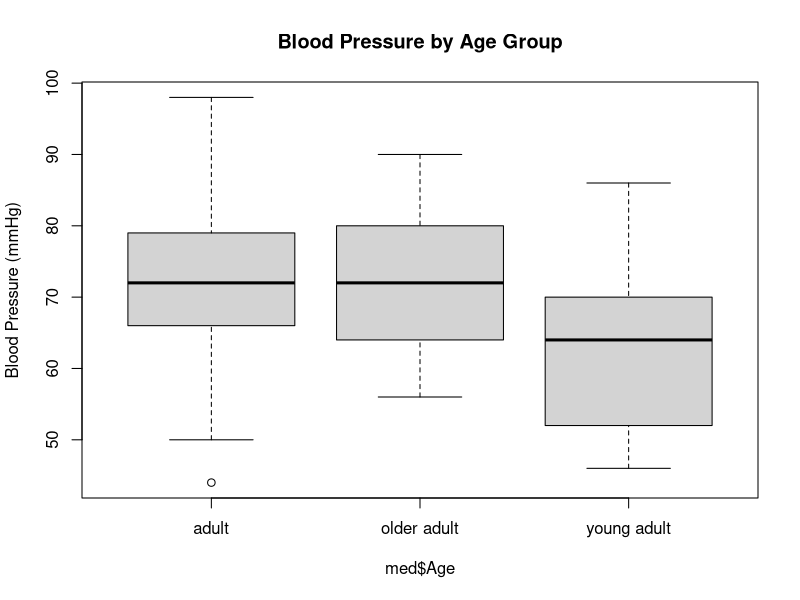
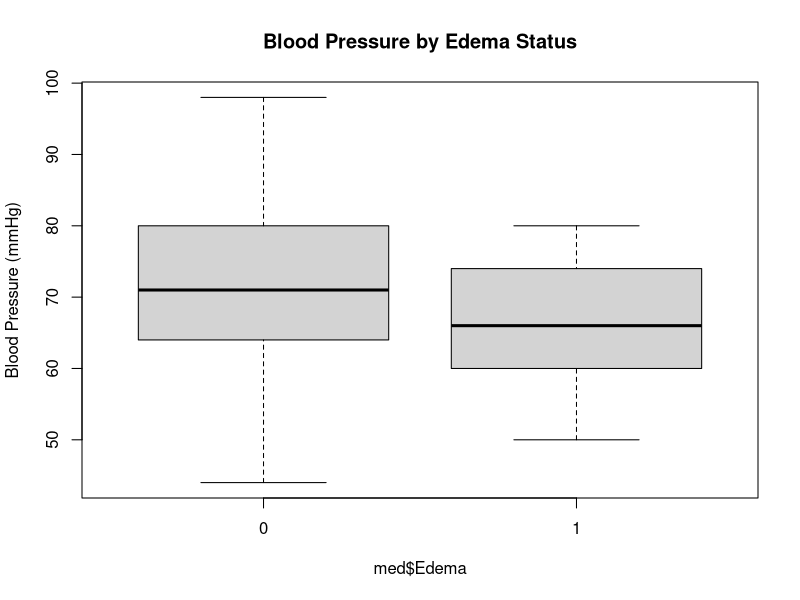

Write R code to recreate these figures, in order.
#Import dataset (code below only works if file is in working directory)
med <- read.csv('MedicalData.csv')

#Confirm normality assumption
boxplot(med$BP~med$Age,main='Blood Pressure by Age Group',ylab='Blood Pressure (mmHg)')
boxplot(med$BP~med$Edema,main='Blood Pressure by Edema Status',ylab='Blood Pressure (mmHg)')

#Define "Edema" as a factor (categorical) variable
med$Edema <- as.factor(med$Edema)

#Confirm equal variance assumption
install.packages(car)
library(car)
leveneTest(med$BP~med$Age)
leveneTest(med$BP~med$Edema)

#Build Two-way ANOVA model with interaction and view results
my2aov <- aov(BP~Age*Edema, data=med, contrasts=list(Age=contr.sum, Edema=contr.sum))
Anova(my2aov, type=3)

#Calculate R-squared
summary.lm(my2aov)$adj.r.squared

#Pairwise comparisons with Tukey adjustment
TukeyHSD(my2aov)
